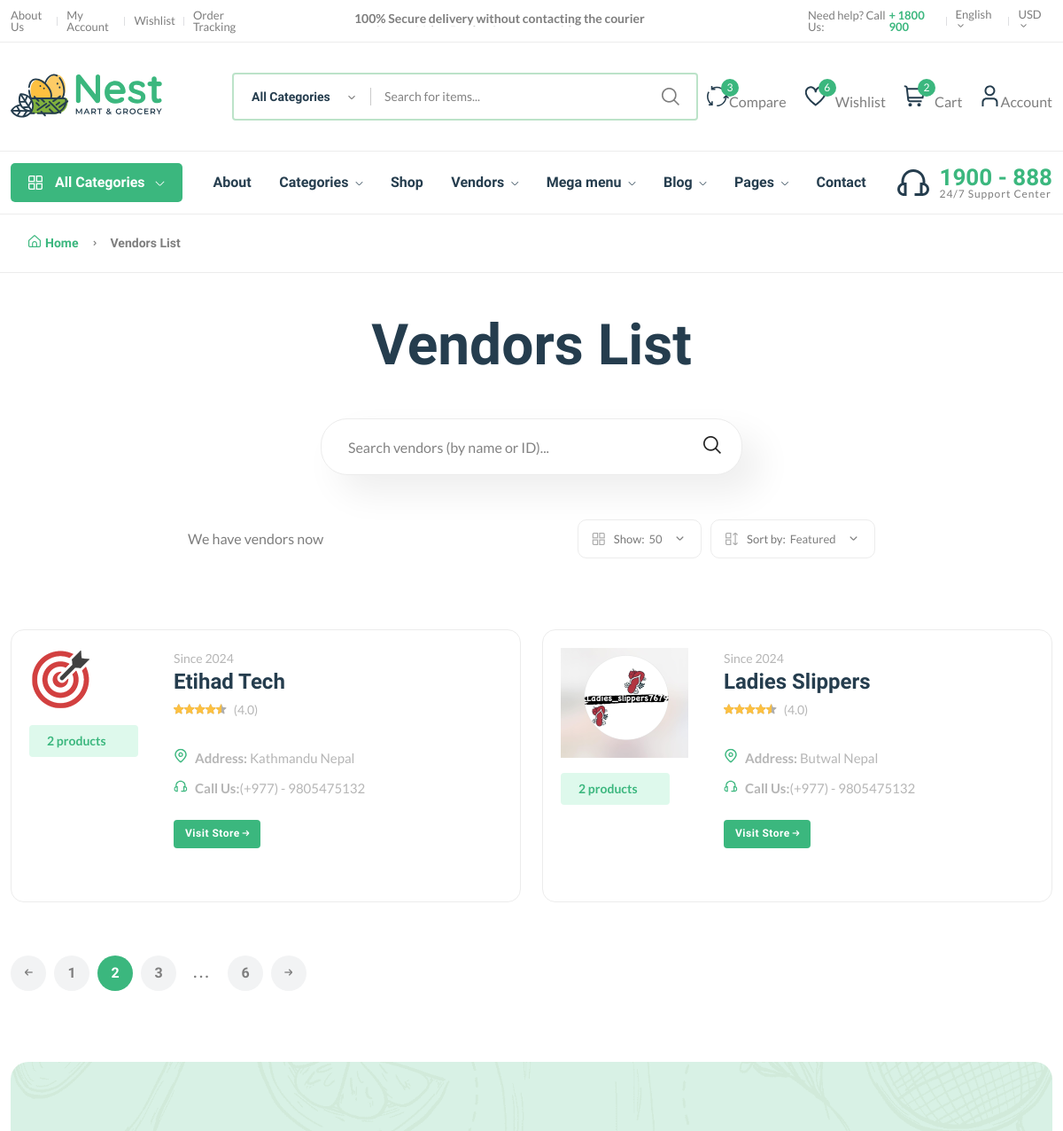
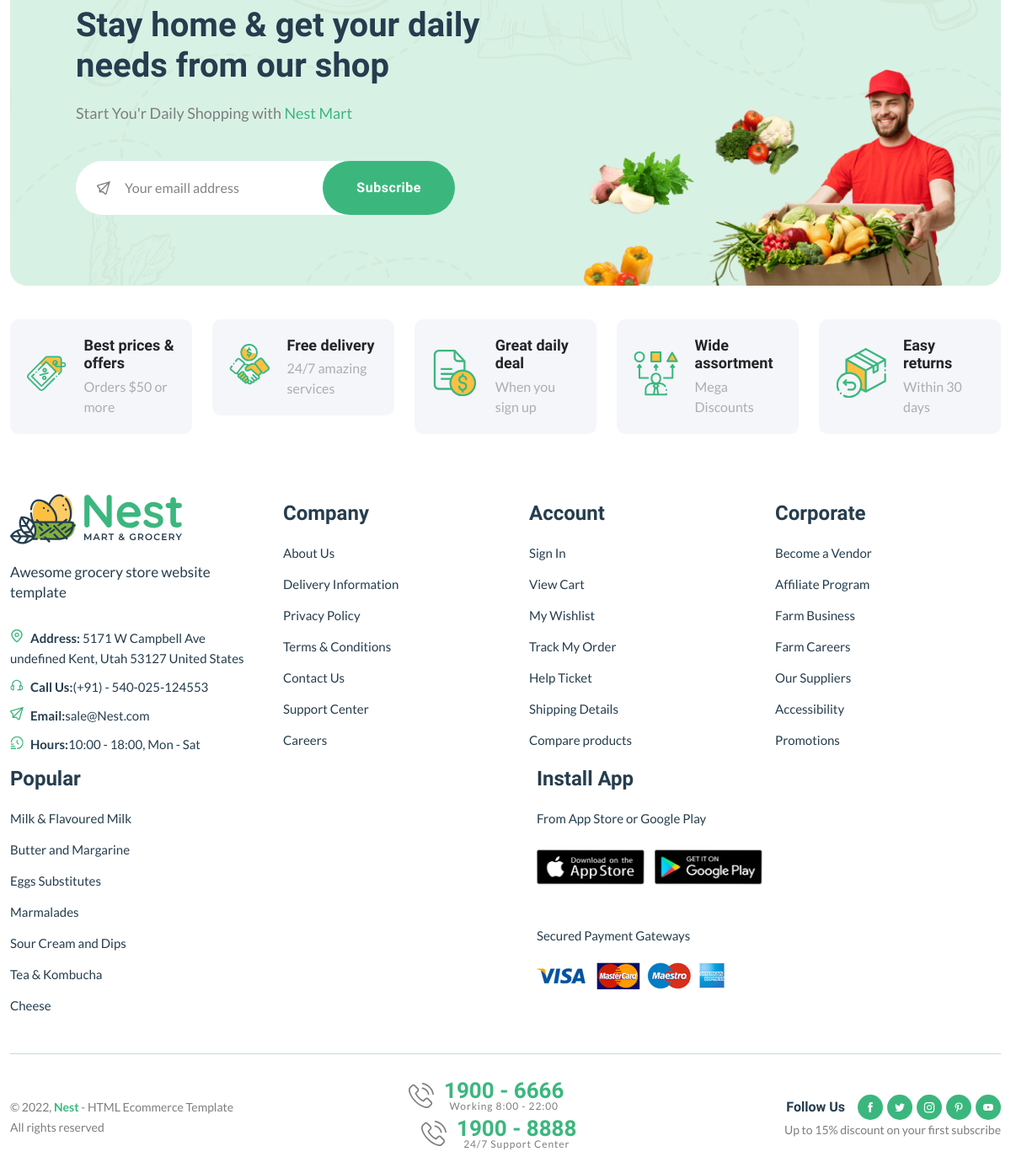
Screenshot of /vendor/ with the database file from the repository (2 pictures, top to bottom).
### core/models.py (models this page shows, shortened)
class Vendor(models.Model):
    vid = ShortUUIDField(unique=True, length=10, max_length=20,
                         prefix="ven", alphabet="abcdefgh12345")
    title = models.CharField(max_length=255)
    image = models.ImageField(upload_to=user_directory_path)
    cover_image = models.ImageField(upload_to=user_directory_path)
    description = RichTextUploadingField(null=True, blank=True)
    address = models.CharField(max_length=255)
    contact = models.CharField(max_length=255, default="+977-0000000000")
    chat_resp_time = models.CharField(max_length=255, default="100")
    shipping_on_time = models.CharField(max_length=255, default="100")
    authentic_rating = models.CharField(max_length=255, default="100")
    days_return = models.CharField(max_length=255, default="100")
    warranty_period = models.CharField(max_length=255, default="100")
    date = models.DateTimeField(auto_now_add=True)
    updated = models.DateTimeField(auto_now=True)
    user = models.ForeignKey(
        User, on_delete=models.SET_NULL, null=True)
    class Meta:
        verbose_name = 'Vendor'
        verbose_name_plural = 'Vendors'

### core/views.py (the view)
# urls.py: path('vendor/', views.vendor_list_view, name='vendor-list'),
def vendor_list_view(request):
    vendors = Vendor.objects.all()
    context = {
        'vendors': vendors,
    }
    return render(request, 'core/vendor-list.html', context)

### core/context_processor.py (called while the page is built)
def default(request):
    categories = Category.objects.all()
    vendors = Vendor.objects.all()
    try:
        address = Address.objects.get(user=request.user)
    except:
        address = None
    return {
        'categories': categories,
        'vendors': vendors,
        'address': address
    }

### templates/core/vendor-list.html (shortened to what this page needs)
{% extends "partials/base.html" %}
{% load static %}
{% block content %}
<main class="main pages mb-80">
        <div class="page-header breadcrumb-wrap">
            <div class="container">
                <div class="breadcrumb">
                    <a href='index.html' rel='nofollow'><i class="fi-rs-home mr-5"></i>Home</a>
                    <span></span> Vendors List
                </div>
            </div>
        </div>
        <div class="page-content pt-50">
            <div class="container">
                <div class="archive-header-2 text-center">
                    <h1 class="display-2 mb-50">Vendors List</h1>
                    <div class="row">
                        <div class="col-lg-5 mx-auto">
                            <div class="sidebar-widget-2 widget_search mb-50">
                                <div class="search-form">
                                    <form action="#">
                                        <input type="text" placeholder="Search vendors (by name or ID)..." />
                                        <button type="submit"><i class="fi-rs-search"></i></button>
                                    </form>
                                </div>
                            </div>
                        </div>
                    </div>
                </div>
                <div class="row mb-50">
                    <div class="col-12 col-lg-8 mx-auto">
                        <div class="shop-product-fillter">
                            <div class="totall-product">
                                <p>We have <strong class="text-brand">{{vendor.count}}</strong> vendors now</p>
                            </div>
                            <div class="sort-by-product-area">
                                <div class="sort-by-cover mr-10">
                                    <div class="sort-by-product-wrap">
                                        <div class="sort-by">
                                            <span><i class="fi-rs-apps"></i>Show:</span>
                                        </div>
                                        <div class="sort-by-dropdown-wrap">
                                            <span> 50 <i class="fi-rs-angle-small-down"></i></span>
                                        </div>
                                    </div>
                                </div>
                                <div class="sort-by-cover">
                                    <div class="sort-by-product-wrap">
                                        <div class="sort-by">
                                            <span><i class="fi-rs-apps-sort"></i>Sort by:</span>
                                        </div>
                                        <div class="sort-by-dropdown-wrap">
                                            <span> Featured <i class="fi-rs-angle-small-down"></i></span>
                                        </div>
                                    </div>
                                </div>
                            </div>
                        </div>
                    </div>
                </div>
                <div class="row vendor-grid">
                    {% for vendor in vendors %}
                    <div class="col-lg-6 col-md-6 col-12 col-sm-6">
                        <div class="vendor-wrap style-2 mb-40">
                            <div class="vendor-img-action-wrap">
                                <div class="vendor-img">
                                    <a href='{% url 'core:vendor-detail' vendor.vid %}'>
                                        <img class="default-img" src="{{ vendor.image.url}}" alt="" />
                                    </a>
                                </div>
                                <div class="mt-10">
                                    <span class="font-small total-product">{{vendor.vendor.count}} product{{ vendor.vendor.count | pluralize}}</span>
                                </div>
                            </div>
                            <div class="vendor-content-wrap">
                                <div class="mb-30">
                                    <div class="product-category">
                                        <span class="text-muted">Since {{vendor.date |date:"Y"}}</span>
                                    </div>
                                    <h4 class="mb-5"><a href='{% url 'core:vendor-detail' vendor.vid %}'>{{vendor.title}}</a></h4>
                                    <div class="product-rate-cover">
                                        <div class="product-rate d-inline-block">
                                            <div class="product-rating" style="width: 90%"></div>
                                        </div>
                                        <span class="font-small ml-5 text-muted"> (4.0)</span>
                                    </div>
                                    <div class="vendor-info d-flex justify-content-between align-items-end mt-30">
                                        <ul class="contact-infor text-muted">
                                            <li><img src="assets/imgs/theme/icons/icon-location.svg" alt="" /><strong>Address: </strong> <span>{{vendor.address}}</span></li>
                                            <li><img src="assets/imgs/theme/icons/icon-contact.svg" alt="" /><strong>Call Us:</strong><span>(+977) - {{vendor.contact}}</span></li>
                                        </ul>
                                    </div>
                                    <br>
                                    <a class='btn btn-xs' href='{% url 'core:vendor-detail' vendor.vid %}'>Visit Store <i class="fi-rs-arrow-small-right"></i></a>
                                </div>
                            </div>
                        </div>
                    </div>
                    {% endfor %}
                </div>
                <div class="pagination-area mt-20 mb-20">
                    <nav aria-label="Page navigation example">
                        <ul class="pagination justify-content-start">
                            <li class="page-item">
                                <a class="page-link" href="#"><i class="fi-rs-arrow-small-left"></i></a>
                            </li>
                            <li class="page-item"><a class="page-link" href="#">1</a></li>
                            <li class="page-item active"><a class="page-link" href="#">2</a></li>
                            <li class="page-item"><a class="page-link" href="#">3</a></li>
                            <li class="page-item"><a class="page-link dot" href="#">...</a></li>
                            <li class="page-item"><a class="page-link" href="#">6</a></li>
                            <li class="page-item">
                                <a class="page-link" href="#"><i class="fi-rs-arrow-small-right"></i></a>
                            </li>
                        </ul>
                    </nav>
                </div>
            </div>
        </div>
    </main>
{% endblock content %}

### rows the page displays
Vendor: image (picture), vendor.count "2", vendor.count|pluralize "s", date "2024", title "Etihad Tech", address "Kathmandu Nepal", contact "9805475132"
Vendor: image (picture), vendor.count "2", vendor.count|pluralize "s", date "2024", title "Ladies Slippers", address "Butwal Nepal", contact "9805475132"
